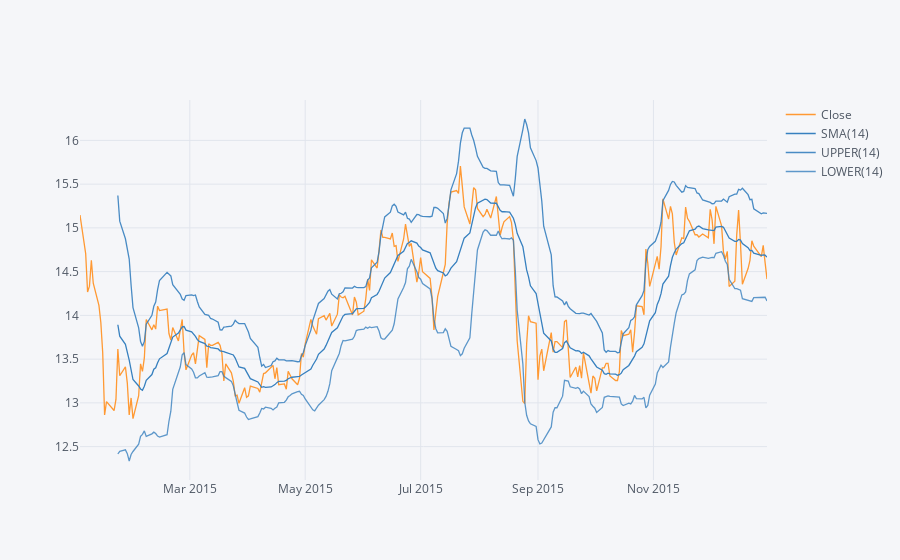

Notebook code cell kept with this figure:
### Markdown cell above
**Use .ta_plot(study='boll') to create a Bollinger Band Plot for Bank of America for the year 2015.**

### Code cell
BACdata['Close'].loc['2015-01-01' : '2016-01-01'].ta_plot(study='boll')

### Figure 1 — Plotly figure (JSON) as saved in the notebook; plotly's stock layout.template omitted (floating-point values rounded to 4 significant figures; data arrays with more than 128 entries replaced by an {"elided": "..."} marker saying what was removed)
{"data": [{"line": {"color": "rgba(255, 153, 51, 1.0)", "dash": "solid", "shape": "linear", "width": 1.3}, "mode": "lines", "name": "Close", "text": "", "type": "scatter", "x": {"elided": "252 str values"}, "y": {"elided": "252 float values"}}, {"line": {"color": "rgba(55, 128, 191, 1.0)", "dash": "solid", "shape": "linear", "width": 1.3}, "mode": "lines", "name": "SMA(14)", "text": "", "type": "scatter", "x": {"elided": "252 str values"}, "y": {"elided": "252 mixed values"}}, {"line": {"color": "rgba(55, 128, 191, 0.8999999999999999)", "dash": "solid", "shape": "linear", "width": 1.3}, "mode": "lines", "name": "UPPER(14)", "text": "", "type": "scatter", "x": {"elided": "252 str values"}, "y": {"elided": "252 mixed values"}}, {"line": {"color": "rgba(55, 128, 191, 0.7999999999999998)", "dash": "solid", "shape": "linear", "width": 1.3}, "mode": "lines", "name": "LOWER(14)", "text": "", "type": "scatter", "x": {"elided": "252 str values"}, "y": {"elided": "252 mixed values"}}], "layout": {"legend": {"bgcolor": "#F5F6F9", "font": {"color": "#4D5663"}}, "paper_bgcolor": "#F5F6F9", "plot_bgcolor": "#F5F6F9", "title": {"font": {"color": "#4D5663"}}, "xaxis": {"gridcolor": "#E1E5ED", "showgrid": true, "tickfont": {"color": "#4D5663"}, "title": {"font": {"color": "#4D5663"}, "text": ""}, "zerolinecolor": "#E1E5ED"}, "yaxis": {"gridcolor": "#E1E5ED", "showgrid": true, "tickfont": {"color": "#4D5663"}, "title": {"font": {"color": "#4D5663"}, "text": ""}, "zerolinecolor": "#E1E5ED"}}}
